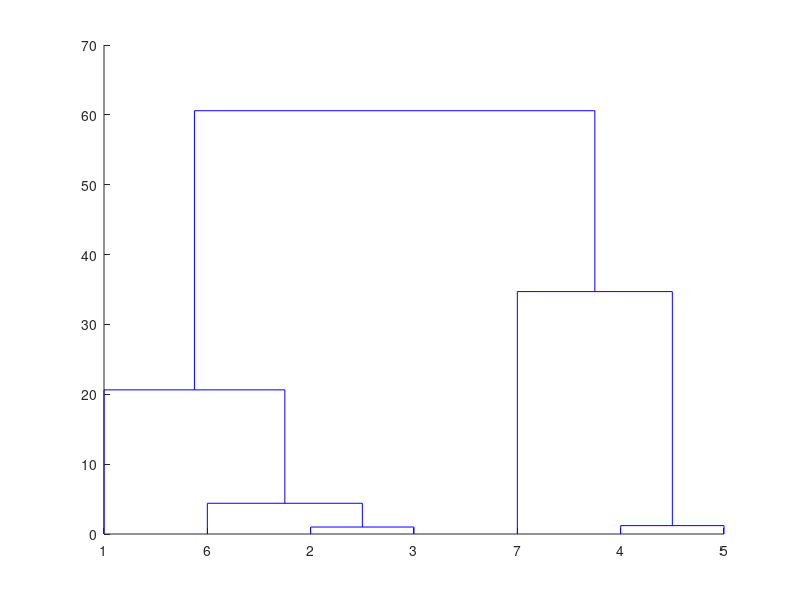

MATLAB code for this plot:
% Manhattan distance and single linkage

% x,y approache single
%x = [1,1; 1,0; 0,2; 1.5,3.5; 3,5]
%y = pdist(x,"cityblock");
%z = linkage(y,"single");
%dendrogram(z);

% x only approache single
%x = [3,7,10,17,18,20];
%y = pdist(x',"cityblock");
%z = linkage(y,"single");
%dendrogram(z);

% x only approache average
x = [16.9, 38.5, 39.5, 80.8, 82, 34.6, 116.1]
y = pdist(x',"cityblock");
Z0 = squareform(y);
z = linkage(y,"average");
dendrogram(z);
